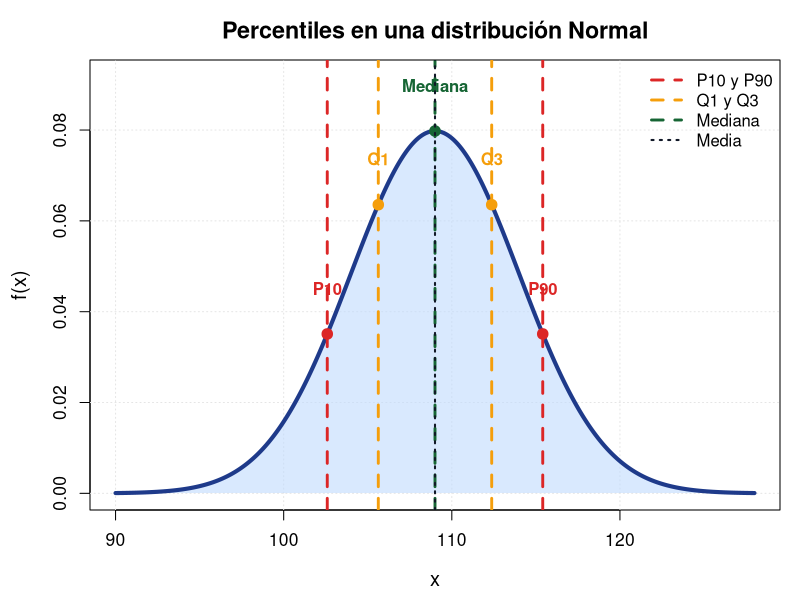

R code for this plot:
## ---- chunk 1
#| echo: false
#| fig-width: 10
#| fig-height: 5.5

# Parámetros
mu <- 109
sigma <- 5

# Dominio
x <- seq(90, 128, length = 600)
fx <- dnorm(x, mu, sigma)

# Percentiles
probs <- c(0.10, 0.25, 0.50, 0.75, 0.90)
qs <- qnorm(probs, mu, sigma)

# Colores
cols <- c("#dc2626", "#f59e0b", "#166534",
          "#f59e0b", "#dc2626")

labs <- c("P10", "Q1", "Mediana", "Q3", "P90")

# Márgenes
par(
  mar = c(4.5, 4.5, 3, 1),
  family = "sans"
)

# Base del gráfico
plot(
  x, fx,
  type = "n",
  ylim = c(0, max(fx) * 1.15),
  xlab = "x",
  ylab = "f(x)",
  main = "Percentiles en una distribución Normal",
  cex.main = 1.4,
  cex.lab = 1.2,
  cex.axis = 1.05
)

# Cuadrícula
grid(col = "gray90")

# Área bajo la curva
polygon(
  c(min(x), x, max(x)),
  c(0, fx, 0),
  col = adjustcolor("#bfdbfe", alpha.f = 0.6),
  border = NA
)

# Curva normal
lines(
  x, fx,
  lwd = 4,
  col = "#1e3a8a"
)

# Percentiles
for(i in seq_along(qs)){

  abline(
    v = qs[i],
    col = cols[i],
    lwd = 2.8,
    lty = 2
  )

  points(
    qs[i],
    dnorm(qs[i], mu, sigma),
    pch = 19,
    cex = 1.4,
    col = cols[i]
  )

  text(
    qs[i],
    dnorm(qs[i], mu, sigma) + 0.01,
    labels = labs[i],
    col = cols[i],
    cex = 1,
    font = 2
  )
}

# Línea de la media
abline(
  v = mu,
  col = "#111827",
  lwd = 2,
  lty = 3
)

# Leyenda
legend(
  "topright",
  legend = c(
    "P10 y P90",
    "Q1 y Q3",
    "Mediana",
    "Media"
  ),
  col = c(
    "#dc2626",
    "#f59e0b",
    "#166534",
    "#111827"
  ),
  lwd = c(2.8, 2.8, 2.8, 2),
  lty = c(2,2,2,3),
  bty = "n",
  cex = 1
)
